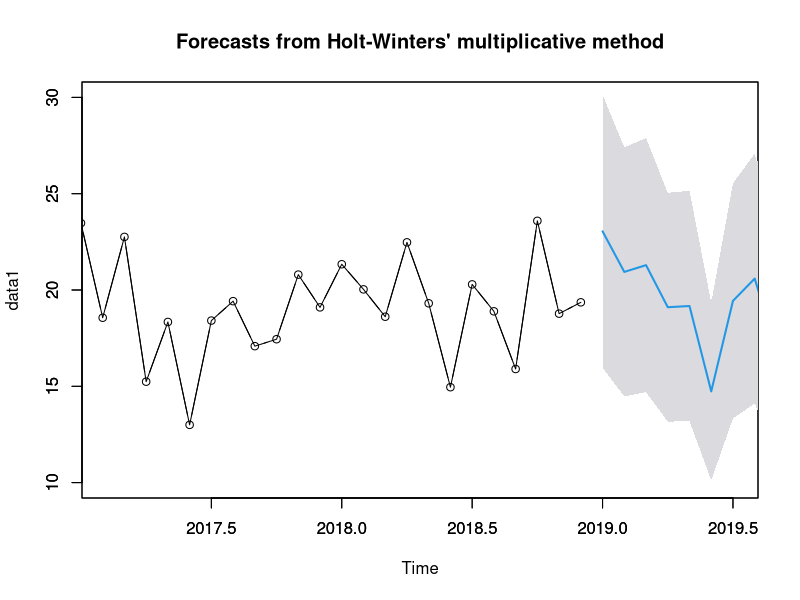

Here is the R script that generated this plot:
library(forecast)
data1<-c(23.47359, 18.56000, 22.75696, 15.23990, 18.34075, 12.99859, 18.41205, 19.41997, 17.08437, 17.44508, 20.79865, 19.09796, 21.33774, 20.03270, 18.61254, 22.47486, 19.30955, 14.95327, 20.29158, 18.89309, 15.89805, 23.59116, 18.77220, 19.35965)
data1<-ts(data=data1, start=c(2017,1), frequency = 12)
#print(data1)




#추정값
hol<-holt(data1, h=4, level=c(95), exponential = FALSE, alpha = NULL, beta=NULL)
#print(fitted(hol))




#예측값1
holt2<-HoltWinters(data1, beta=FALSE, gamma=FALSE)
#print(forecast(holt2, h=4))

#예측값2
holt3<-HoltWinters(data1, gamma=FALSE)
#print(forecast(holt3))

#예측값3
holt4<-HoltWinters(data1, beta=FALSE)
#print(forecast(holt4))

#에측값4
hol<-hw(data1, h=12, seasonal = c("multiplicative"), level=c(95), exponential=FALSE, alpha=NULL, beta=NULL, gamma=NULL)
#print(forecast(hol, h=6))

#예측값5
holt5<-HoltWinters(data1)
#print(forecast(holt5))

#예측값6
ets1<-ets(data1, model="AAA")
#print(forecast(ets1, h=8))





#예측값 신뢰구간
plot(data1, xlim=range(2017.1,2019.5), ylim=range(10, 30))
par(new=TRUE)
plot(hol,type="b",xlim=range(2017.1,2019.5), ylim=range(10, 30))